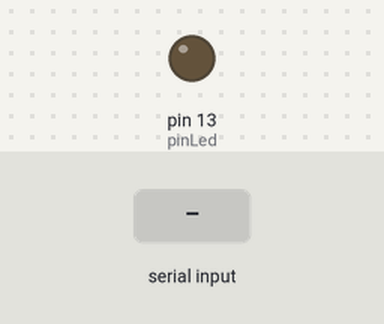
A sketch run on a simulated Arduino Uno, built with avr-gcc and run on an emulated ATmega328P. Shown: output pins drawn as LEDs (lit = HIGH). The inputs (shaded band) are chosen by the test bench. What the sketch prints to the serial monitor is not drawn.

Above: at 1.2 s.
1.3 s: "nyalakan" received over Serial
At 3.3 s:
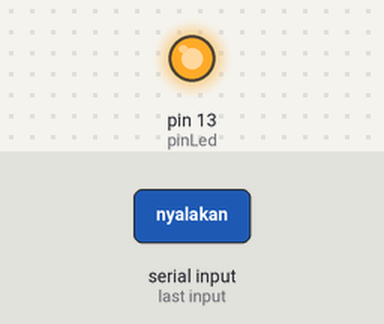
3.8 s: "matikan" received over Serial
At 5.2 s:
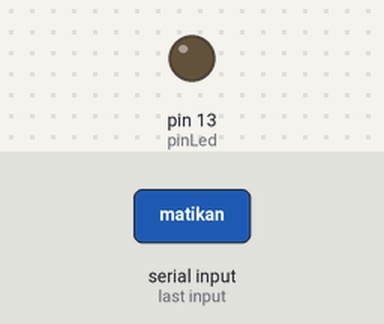
6.3 s: "Nyalakan" received over Serial
At 8.3 s:
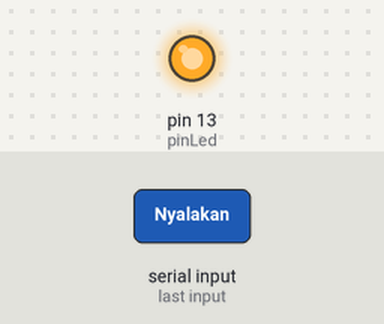
8.8 s: "Matikan" received over Serial
At 10.2 s:
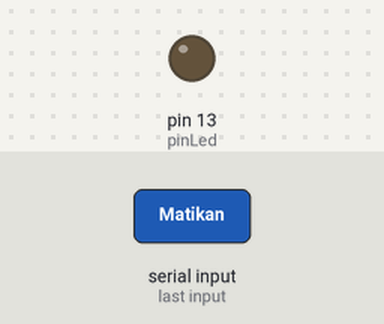
Timing chart, 0 to 11.8 s (numbered marks = the images above; inputs shaded):
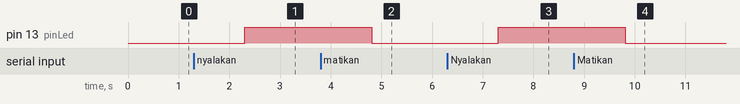

Measured:
- after the input at 1.3 s, pin 13 (pinLed): LOW → HIGH after 1.0 s
- after the input at 3.8 s, pin 13 (pinLed): HIGH → LOW after 1.0 s
- after the input at 6.3 s, pin 13 (pinLed): LOW → HIGH after 1.0 s
- after the input at 8.8 s, pin 13 (pinLed): HIGH → LOW after 1.0 s

The sketch:

Input_Output_Arduino.ino
```cpp
int pinLed = 13;
String number;
String masukan = "Masukan nyalkan/matikan: ";

void setup() {
    pinMode(pinLed, OUTPUT);
    Serial.begin(9600);
}

void loop() {
    Serial.print(masukan);
    while(Serial.available() == 0) {

    }
    number = Serial.readString();
    if (number == "nyalakan" || number == "Nyalakan") {
        digitalWrite(pinLed, HIGH);
        Serial.println("LED menyala");
    } else if (number == "matikan" || number == "Matikan") {
        digitalWrite(pinLed, LOW);
        Serial.println("LED mati");
    }
}
```
